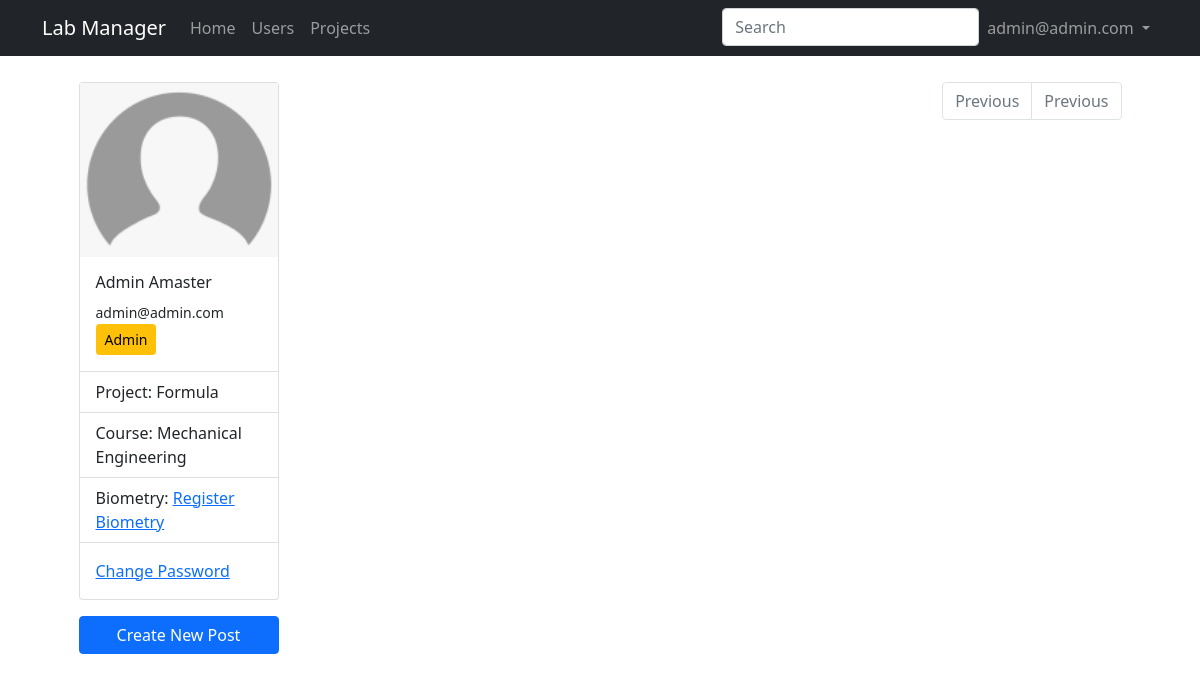
Page /profile (signed in) on the earlier database version.
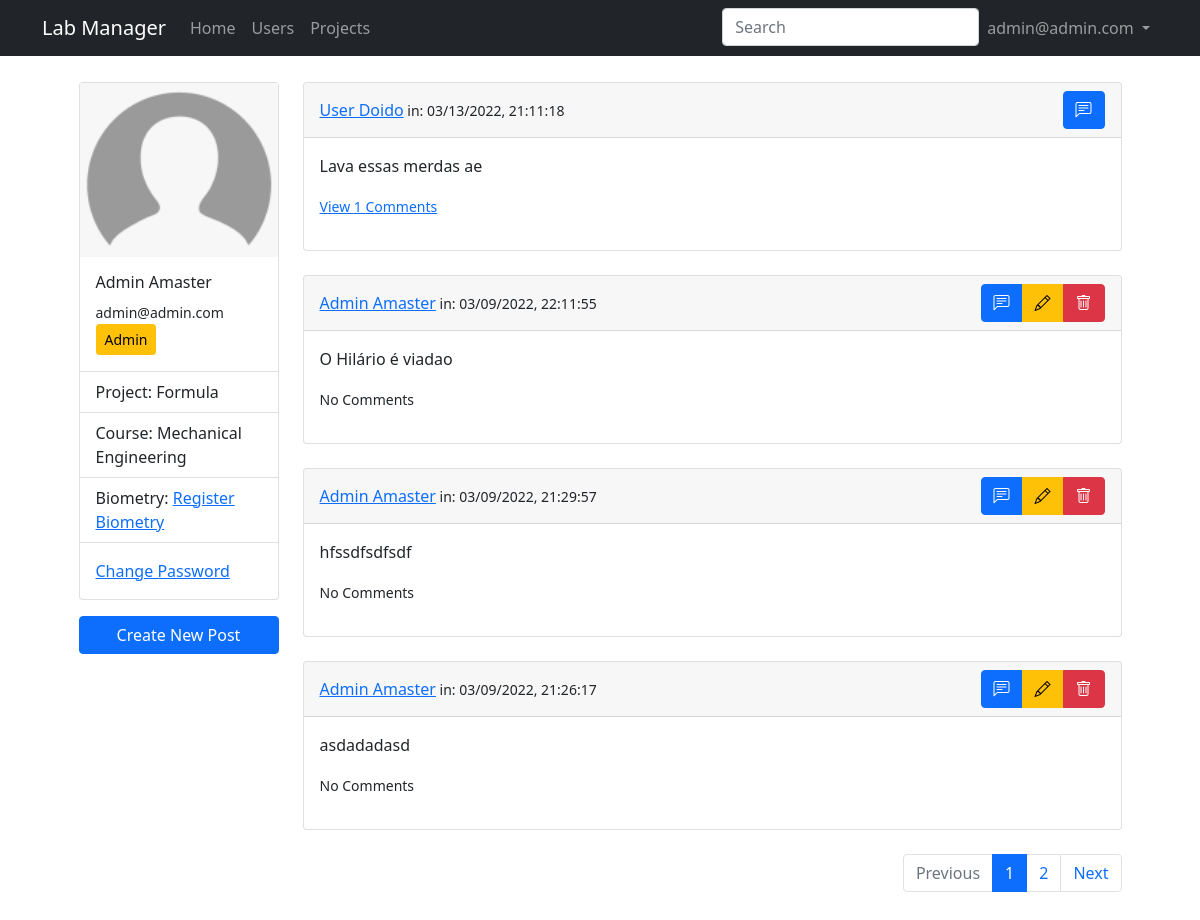
Same page on the later database version.
### lab_manager/models.py (models this page shows, shortened)
class User(db.Model, UserMixin):
    id = db.Column(db.Integer, primary_key = True)
    email = db.Column(db.String(50), unique = True)
    name = db.Column(db.String(150))
    password = db.Column(db.String(128))
    date_created = db.Column(db.DateTime, default = datetime.utcnow)
    biometry = db.Column(db.Boolean, default = False, nullable = False)
    project = db.Column(db.Integer, nullable = False)
    grr = db.Column(db.Integer, unique = True)
    course = db.Column(db.String(50))
    approved_by = db.Column(db.Integer)
    date_approved = db.Column(db.DateTime, default = datetime.utcnow)
    approved = db.Column(db.Boolean, default = False, nullable = False)
    admin = db.Column(db.Boolean, default = False, nullable = False)
    projects = db.relationship('Project', backref="user", passive_deletes = False)
    posts = db.relationship('Post', backref="user", passive_deletes = True)
    comments = db.relationship('Comment', backref="user", passive_deletes = True)

class SearchableMixin(object):
    @classmethod
    def before_commit(cls, session):
        session._changes = {
            'add': list(session.new),
            'update': list(session.dirty),
            'delete': list(session.deleted)
        }
    @classmethod
    def after_commit(cls, session):
        for obj in session._changes['add']:
            if isinstance(obj, SearchableMixin):
                add_to_index(obj.__tablename__, obj)
        for obj in session._changes['update']:
            if isinstance(obj, SearchableMixin):
                add_to_index(obj.__tablename__, obj)
        for obj in session._changes['delete']:
            if isinstance(obj, SearchableMixin):
                remove_from_index(obj.__tablename__, obj)
        session._changes = None

class Post(SearchableMixin, db.Model):
    __searchable__ = ['text']
    id = db.Column(db.Integer, primary_key = True)
    text = db.Column(db.Text, nullable = False)
    date_created = db.Column(db.DateTime, default = datetime.utcnow)
    author = db.Column(db.Integer, db.ForeignKey('user.id', ondelete='CASCADE'), nullable = False)
    comments = db.relationship('Comment', backref="post", passive_deletes=True)

### lab_manager/users/routes.py (the view)
@users.route("/profile")
@login_required
def profile():
    page = request.args.get('page', 1, type=int)
    posts = Post.query.order_by(Post.date_created.desc()).paginate(page, current_app.config['POSTS_PER_PAGE'], False)
    next_url = url_for('users.profile', page=posts.next_num) \
        if posts.has_next else None
    prev_url = url_for('users.profile', page=posts.prev_num) \
        if posts.has_prev else None
    return render_template('users/profile.jinja2', title=current_user.name, user=current_user, posts=posts, next_url=next_url, prev_url=prev_url)

### lab_manager/main/forms.py
class SearchForm(FlaskForm):
    q = StringField('Search', validators=[DataRequired()])
    def __init__(self, *args, **kwargs):
        if 'formdata' not in kwargs:
            kwargs['formdata'] = request.args
        if 'meta' not in kwargs:
            kwargs['meta'] = {'csrf': False}
        super(SearchForm, self).__init__(*args, **kwargs)

### lab_manager/__init__.py (called while the page is built)
def create_app(config_class=Config):
    app = Flask(__name__)
    app.config.from_object(Config)
    db.init_app(app)
    migrate.init_app(app, db)
    app.elasticsearch = Elasticsearch([app.config['ELASTICSEARCH_URL']]) \
        if app.config['ELASTICSEARCH_URL'] else None
    from lab_manager.main.routes import main
    app.register_blueprint(main)
    from lab_manager.users.routes import users
    app.register_blueprint(users)
    from lab_manager.admin.routes import admin
    app.register_blueprint(admin)
    from lab_manager.posts.routes import posts
    app.register_blueprint(posts)
    from .models import User, Project, Post
    initialize_database(app)
    login_manager.init_app(app)
    @login_manager.user_loader
    def load_user(id):
        return User.query.get(int(id))
    return app

### lab_manager/main/routes.py (called while the page is built)
@main.before_app_request
def before_request():
    if current_user.is_authenticated:
        current_user.last_seen = datetime.utcnow()
        db.session.commit()
        g.search_form = SearchForm()

### lab_manager/templates/users/profile.jinja2 (shortened to what this page needs)
{% extends "./layout.jinja2" %}
{% block content %}
<div class="row justify-content-md-center">
    <div class="col-md-3 card-col">
        <div class="card">
            <img class="img-fluid" src="{{ url_for('static', filename='img/default_user.png')}}" class="card-img-top" alt="Profile Picture">
            <div class="card-body">
                <h6 class="card-title">{{ user.name }}</h5>
                <small class="card-text">{{ user.email }}</small>
                {% if not user.admin %}
                    {% if not user.approved %} <button type="button" class="btn btn-warning btn-sm" data-bs-toggle="modal" data-bs-target="#approval_info">Waiting for Approval</button> {% else %} <button type="button" class="btn btn-success btn-sm">Approved</button> {% endif %}
                {% else %}
                    <button type="button" class="btn btn-warning btn-sm">Admin</button>
                {% endif %}
            </div>
            <ul class="list-group list-group-flush">
                <li class="list-group-item">Project: {{ user.project }}</li>
                <li class="list-group-item">Course: {% if not user.course %} <a href="">Enter Course</a> {% else %} {{ user.course }} {% endif %}</li>
                <li class="list-group-item">Biometry: {% if not user.approved and not user.admin %} Waiting for Approval {% elif not user.biometry %} <a href="">Register Biometry</a> {% else %} Biometry registered {% endif %} </li>
            </ul>
            <div class="card-body">
                <a href="#" class="card-link">Change Password</a>
            </div>
        </div>
        <div class="d-grid card-buttons">
        <button type="button" class="btn btn-primary" data-bs-toggle="modal" data-bs-target="#newPost">Create New Post</button>
        </div>
    </div>
    <div class="col-md-9">
        {% for post in posts.items %}
            {% include "./users/_posts.jinja2" %}
        {% endfor %}
        <nav aria-label="Posts pagination">
        <ul class="pagination justify-content-end">
            {% if posts.has_prev %}
                <li class="page-item">
                    <a class="page-link" href="{{prev_url}}">Previous</a>
                </li>
            {% else %}
                <li class="page-item disabled">
                    <a class="page-link">Previous</a>
                </li>
            {% endif %}
            {% for page_num in posts.iter_pages() %}
                {% if page_num %}
                    {% if page_num != posts.page %}
                        <li class="page-item"><a class="page-link" href="{{ url_for('users.profile', page=page_num) }}">{{ page_num }}</a></li>
                    {% else %}
                        <li class="page-item active"><a class="page-link" href="#">{{ page_num }}</a></li>
                    {% endif %}
                {% else %}
                    <li class="page-item"><a class="page-link" href="#">...</a></li>
                {% endif %}
            {% endfor %}
            {% if posts.has_next %}
                <li class="page-item">
                    <a class="page-link" href="{{next_url}}">Next</a>
                </li>
            {% else %}
                <li class="page-item disabled">
                    <a class="page-link">Previous</a>
                </li>
            {% endif %}
        </ul>
        </nav>
    </div>
</div>
{% endblock content %}

### lab_manager/templates/layout.jinja2 (shortened to what this page needs)
<!DOCTYPE html>
<html lang="en">
<head>
    <link href="https://cdn.jsdelivr.net/npm/bootstrap@5.1.3/dist/css/bootstrap.min.css" rel="stylesheet">
    <link rel="stylesheet" type="text/css" href="https://cdn.datatables.net/1.10.25/css/dataTables.bootstrap5.css">
    <link rel="stylesheet" href="https://cdn.jsdelivr.net/npm/bootstrap-icons@1.8.1/font/bootstrap-icons.css">
    <link rel="stylesheet" type="text/css" href="{{ url_for('static', filename='main.css') }}">
</head>
<body>
    <nav class="navbar navbar-expand-md navbar-dark bg-dark">
        <div class="container">
            <a class="navbar-brand mr-4" href="/">Lab Manager</a>
            <div class="collapse navbar-collapse" id="navbar">
                <div class="navbar-nav me-auto mb-2 mb-lg-0">
                    <a href="/" class="nav-item nav-link">Home</a>
                    {% if user.is_authenticated and user.admin==True %}
                        <a href="{{url_for('admin.users')}}" class="nav-item nav-link">Users</a>
                        <a href="{{url_for('admin.projects')}}" class="nav-item nav-link">Projects</a>
                    {% endif %}
                </div>
                <div class="navbar-nav">
                    {% if g.search_form %}
                    <form class="navbar-form navbar-left" method="get"
                            action="{{ url_for('posts.search') }}">
                        <div class="form-group">
                            {{ g.search_form.q(size=20, class='form-control',
                                placeholder=g.search_form.q.label.text) }}
                        </div>
                    </form>
                    {% endif %}
                    {% if user.is_authenticated and user.admin==False %}
                        <li class="nav-item dropdown">
                            <a class="nav-link dropdown-toggle" href="#" id="navbarDropdown" role="button" data-bs-toggle="dropdown" aria-expanded="false"> {{user.email}} </a>
                            <ul class="dropdown-menu dropdown-menu-end" aria-labelledby="navbarDropdown">
                                <li><a class="dropdown-item" href="{{url_for('users.profile')}}">Profile</a></li>
                                <li><hr class="dropdown-divider"></li>
                                <li><a class="dropdown-item" href="{{url_for('users.logout')}}">Logout</a></li>
                            </ul>
                        </li>
                    {% elif user.is_authenticated and user.admin==True %}
                        <li class="nav-item dropdown">
                            <a class="nav-link dropdown-toggle" href="#" id="navbarDropdown" role="button" data-bs-toggle="dropdown" aria-expanded="false"> {{user.email}} </a>
                        </li>
                    {% else %}
                        <a href="{{url_for('users.login')}}" class="nav-item nav-link">Login</a>
                        <a href="{{url_for('users.register')}}" class="nav-item nav-link">Sign Up</a>
                    {% endif %}
                </div>
            </div>
        </div>
    </nav>
    <main class="container full-page" role="main">
        {% block content %}{% endblock content %}
    </main>
</body>
</html>

### lab_manager/templates/users/_posts.jinja2 (shortened to what this page needs)
<div class="card text">
    <div class="card-header d-flex justify-content-between align-items-center">
        <span><a href="">{{post.user.name}}</a><small class="mutted" > in: {{post.date_created.strftime("%m/%d/%Y, %H:%M:%S")}}</small></span>
        <div class="btn-group" role="group" aria-label="Basic mixed styles example">
            <a data-bs-toggle="modal" data-bs-target="#commentPost{{post.id}}" class="btn btn-primary"><i class="bi bi-chat-left-text"></i></a>
            {% if user.id == post.author %}
                <a class="btn btn-warning" data-bs-toggle="modal" data-bs-target="#editPost{{post.id}}"><i class="bi bi-pencil"></i></a>
                <a class="btn btn-danger" href="{{url_for('posts.remove_post', id=post.id)}}"><i class="bi bi-trash"></i></a>
            {% endif %}
        </div>
    </div>
    <div class="card-body">
        <p class="card-text">{{post.text}}</p>
            <p>
            {% if post.comments|length %}
                <a data-bs-toggle="collapse" href="#comments-{{post.id}}" aria-expanded="false" aria-controls="colapse-comments-{{post.id}}"><small>View {{post.comments|length}} Comments</small></a>
            {% else %}
                <small class="text-mutted">No Comments</small>
            {% endif %}
            </p>
    </div>
</div>
<br>

### lab_manager/static/main.css (style rules this page uses)
.full-page { background: #ffffff; padding: 10px 20px; margin-bottom: 20px; margin-top: 1rem; }
.card-col { width: 14rem; }
.card-buttons { margin-top: 1rem; align-items: center; }

Differences in the rows shown:
added Post: user.name "User Doido", date_created "03/13/2022, 21:11:18", text "Lava essas merdas ae", comments|length "1"
added Post: user.name "Admin Amaster", date_created "03/09/2022, 22:11:55", text "O Hilário é viadao", shows "No Comments"
added Post: user.name "Admin Amaster", date_created "03/09/2022, 21:29:57", text "hfssdfsdfsdf", shows "No Comments"
added Post: user.name "Admin Amaster", date_created "03/09/2022, 21:26:17", text "asdadadasd", shows "No Comments"
Other differences:
new list line: "1"
new list line: "2"
text no longer shown: "Previous"
text now shown: "Next"
